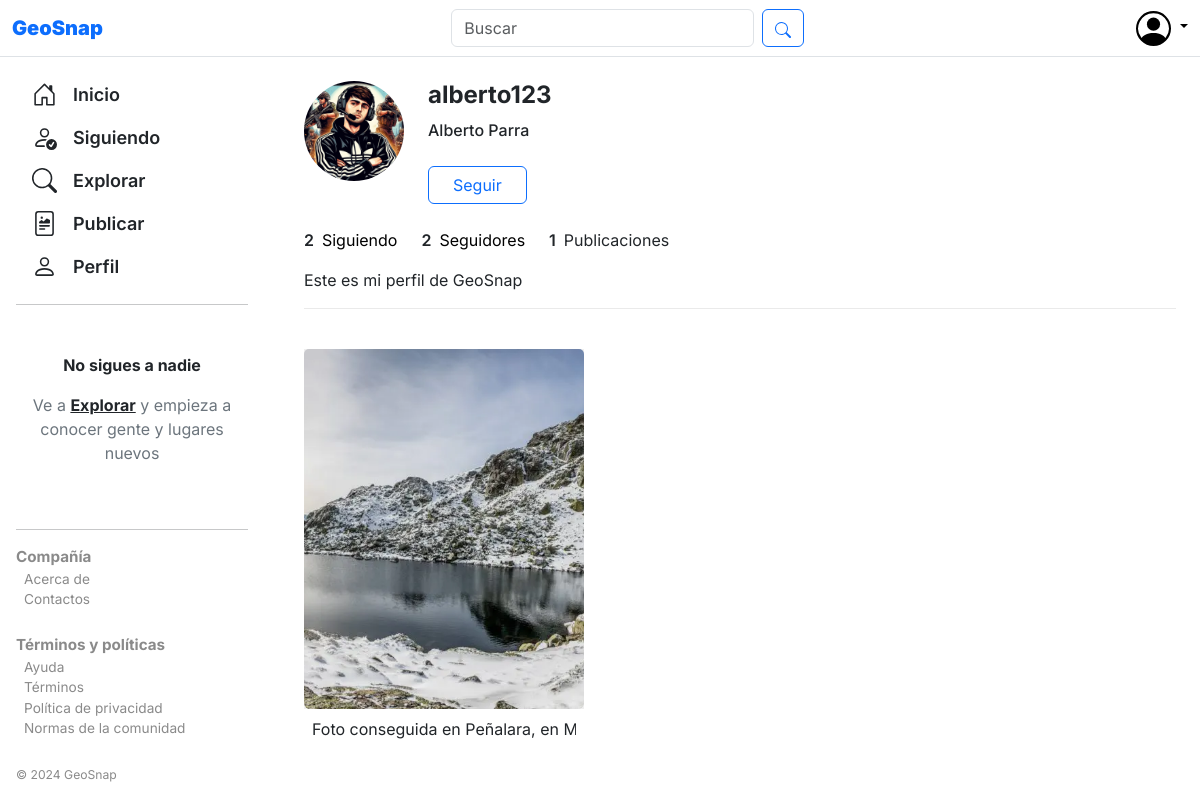
Screenshot of /perfil-otro.php?usuario=alberto123 with the database file from the repository.
### tables this page shows
CREATE TABLE `usuarios` (
  `id` int(11) NOT NULL,
  `nombre` varchar(50) NOT NULL,
  `apellidos` varchar(50) NOT NULL,
  `nombre_usuario` varchar(50) NOT NULL,
  `email` varchar(100) NOT NULL,
  `contraseña` varchar(150) NOT NULL,
  `biografia` varchar(300) DEFAULT NULL,
  `foto_perfil` varchar(200) DEFAULT NULL,
  `tipo_usuario` varchar(50) NOT NULL
);

CREATE TABLE `publicaciones` (
  `id` int(11) NOT NULL,
  `id_usuario` int(11) NOT NULL,
  `archivo` varchar(200) NOT NULL,
  `ubicacion` varchar(100) NOT NULL,
  `descripcion` varchar(500) NOT NULL,
  `etiqueta` varchar(50) NOT NULL,
  `pais` varchar(50) NOT NULL,
  `fecha` date NOT NULL,
  `likes` int(11) NOT NULL,
  `num_comentarios` int(11) NOT NULL
);

### perfil-otro.php (the view, shortened to what the rows shown need)
<?php
  include("php/conexion.php");
  if (isset($_POST["usuario"])) {
    $perfil_usuario = $_POST["usuario"];
  } else if (isset($_GET["usuario"])) {
    $perfil_usuario = $_GET["usuario"];
  }
?>
<!DOCTYPE html>
<html lang="es">
    <head>
        <link rel="stylesheet" href="css/estilo.css">
        <link href="https://cdn.jsdelivr.net/npm/bootstrap@5.3.3/dist/css/bootstrap.min.css" rel="stylesheet">
    </head>
    <body>
      <div class="contenedor">
        <div class="contenido-perfil p-4">
            <div class="d-flex flex-column">
                <div class="d-flex flex-column">
                    <div class="d-flex align-items-start mb-4">
                      <?php
                        $stmt = $conexion->prepare("SELECT * FROM usuarios WHERE nombre_usuario=?");
                        $stmt->bind_param("s", $perfil_usuario);
                        $stmt->execute();
                        $result = $stmt->get_result();
                        while($fila = mysqli_fetch_assoc($result)) {
                          $foto_perfil = $fila["foto_perfil"];
                          $nombre = $fila["nombre"];
                          $apellidos = $fila["apellidos"];
                          $biografia = $fila["biografia"];
                        }
                        if (is_null($foto_perfil)) {
                      ?>
                        <img src="img/person-circle.svg" style="width: 100px;">
                        <?php
                          } else {
                        ?>
                        <img src="img/<?php echo $foto_perfil ?>" class="rounded-circle" style="width: 100px; height: 100px;">
                        <?php
                          }
                        ?>
                        <div class="d-flex flex-column ms-4">
                            <h4 class="fw-bold"><?php echo $perfil_usuario ?></h4>
                            <span class="fw-medium mb-4"><?php echo $nombre . " " . $apellidos ?></span>
                            <?php
                                $stmt = $conexion->prepare("SELECT * FROM seguidos WHERE nombre_usuario_seguido=? AND nombre_usuario=?");
                                $stmt->bind_param("ss", $perfil_usuario, $_COOKIE["usuario"]);
                                $stmt->execute();
                                $result = $stmt->get_result();
                                if(mysqli_num_rows($result) > 0) {
                            ?>
                            <a class="btn btn-outline-danger text-center px-4" href="php/dejar-seguir.php?usuario=<?php echo $perfil_usuario; ?>" role="button" style="max-width: 200px;">Dejar de seguir</a>
                            <?php
                              } else {
                            ?>
                            <form action="php/seguir.php" method="post">
                              <button type="submit" value="<?php echo $perfil_usuario; ?>" name="usuario" class="btn btn-outline-primary text-center px-4" style="max-width: 200px;">Seguir</button>
                            </form>
                            <?php
                              }
                            ?>
                        </div>
                    </div>
                    <?php
                      $stmt = $conexion->prepare("SELECT * FROM usuarios WHERE nombre_usuario=?");
                      $stmt->bind_param("s", $perfil_usuario);
                      $stmt->execute();
                      $result = $stmt->get_result();
                      while($fila = mysqli_fetch_assoc($result)) {
                        $id = $fila["id"];
                      }
                    ?>
                    <div style="max-width: 350px">
                        <span><?php echo $biografia ?></span>
                    </div>
                </div>
                <div class="contenido-explorar my-4">
                  <?php
                    $stmt = $conexion->prepare("SELECT * FROM usuarios WHERE nombre_usuario=?");
                    $stmt->bind_param("s", $perfil_usuario);
                    $stmt->execute();
                    $result = $stmt->get_result();
                    while($fila = mysqli_fetch_assoc($result)) {
                      $id = $fila["id"];
                    }
                    $stmt = $conexion->prepare("SELECT * FROM publicaciones WHERE id_usuario=?");
                    $stmt->bind_param("i", $id);
                    $stmt->execute();
                    $result = $stmt->get_result();
                    if(mysqli_num_rows($result) > 0) {
                      while($fila = mysqli_fetch_assoc($result)) {
                        $id_publicacion = $fila["id"];
                        $archivo = $fila["archivo"];
                        $ubicacion = $fila["ubicacion"];
                        $descripcion = $fila["descripcion"];
                        $fecha = $fila["fecha"];
                        $likes = $fila["likes"];
                        $num_comentarios = $fila["num_comentarios"];
                  ?>
                  <div class="card" style="width: 100%; height: 400px; border: none;">
                    <button type="button" class="border-0" id="btn-publicacion" style="width: 100%; height: 400px;" data-bs-toggle="modal" data-bs-target="#publicacion-<?php echo $id_publicacion; ?>" data-ubicacion="<?php echo $ubicacion; ?>" data-id="<?php echo $id_publicacion; ?>" data-publicacion="<?php echo $archivo; ?>" data-likes="<?php echo $likes; ?>" data-comentarios="<?php echo $num_comentarios; ?>" data-nombre="<?php echo $perfil_usuario; ?>" data-descripcion="<?php echo $descripcion; ?>" data-fecha="<?php echo $fecha; ?>"><img src="img/<?php echo $archivo; ?>" class="card-img-top rounded-bottom" style="width: 100%; height: 100%; object-fit: cover;" alt="Publicación: <?php echo $descripcion; ?>"></button>
                    <div class="card-body d-flex flex-column p-2">
                      <p class="card-text text-nowrap overflow-hidden"><?php echo $descripcion; ?></p>
                    </div>
                  </div>
                  <?php
                      }
                    }
                  ?>
                </div>
        </div>
      </div>
    </body>
</html>

### rows the page displays
usuarios: foto_perfil (picture), nombre "Alberto", apellidos "Parra", biografia "Este es mi perfil de GeoSnap"
publicaciones: archivo (picture), descripcion "Foto conseguida en Peñalara, en…"

### other values shown
$perfil_usuario "alberto123"
$num_seguidos "2"
$num_seguidores "2"
$num_publicaciones "1"
